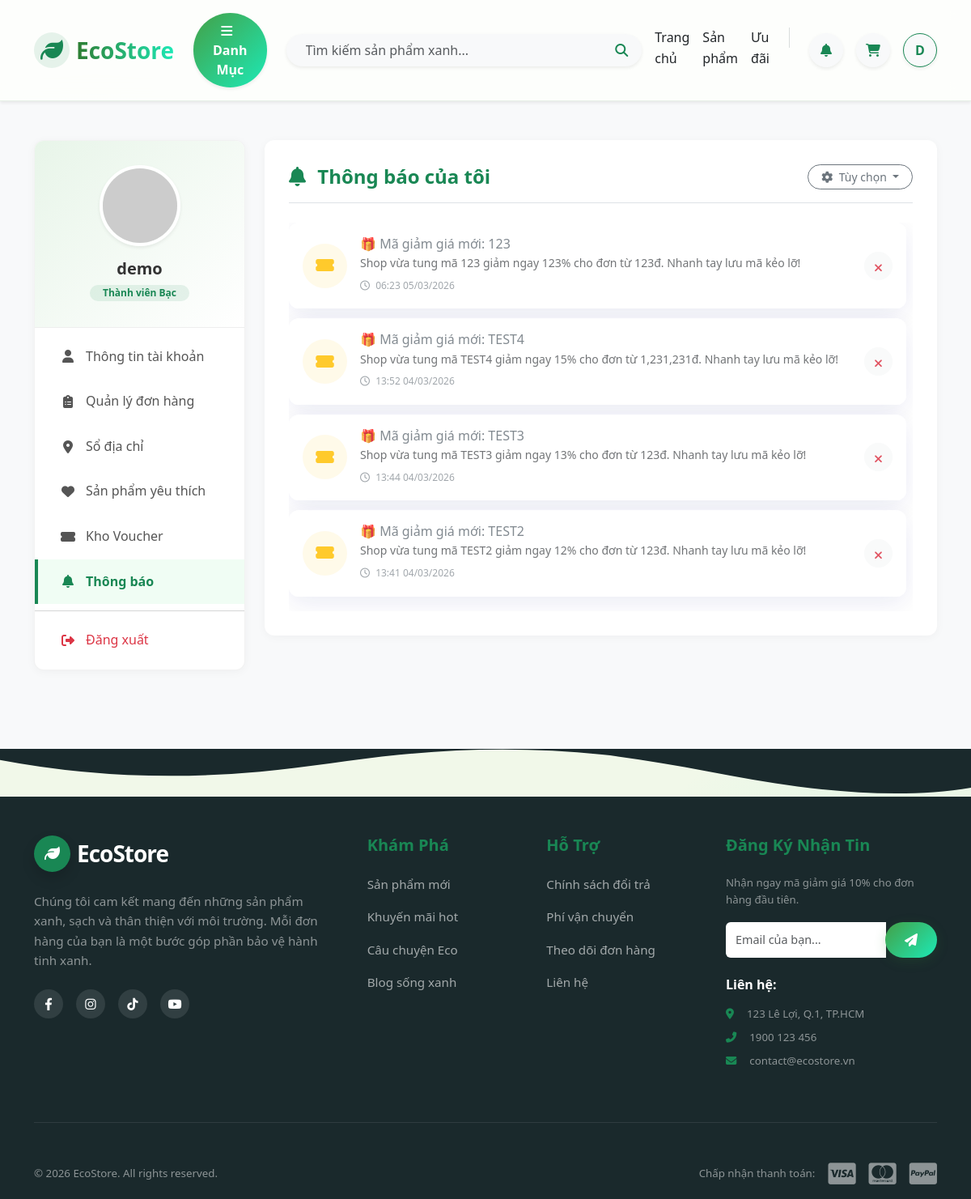
The app's page /public/account?page=notification (signed in) with its own data.
### tables this page shows
CREATE TABLE `users` (
  `id` bigint UNSIGNED NOT NULL,
  `email` varchar(255) NOT NULL,
  `password_hash` varchar(255) DEFAULT NULL,
  `name` varchar(200) DEFAULT NULL,
  `phone` varchar(50) DEFAULT NULL,
  `avatar_url` text,
  `status` tinyint DEFAULT '1',
  `role_id` bigint UNSIGNED DEFAULT NULL,
  `google_id` varchar(255) DEFAULT NULL,
  `email_verified` tinyint DEFAULT '0',
  `verification_token` varchar(255) DEFAULT NULL COMMENT 'Mã gửi qua mail',
  `reset_token` varchar(255) DEFAULT NULL COMMENT 'Mã quên mật khẩu (OTP)',
  `reset_token_expire` datetime DEFAULT NULL COMMENT 'Hạn sử dụng mã OTP',
  `created_at` timestamp NULL DEFAULT CURRENT_TIMESTAMP,
  `updated_at` timestamp NULL DEFAULT CURRENT_TIMESTAMP ON UPDATE CURRENT_TIMESTAMP,
  `last_login_at` datetime DEFAULT NULL,
  `metadata` json DEFAULT NULL
);

CREATE TABLE `notifications` (
  `id` bigint UNSIGNED NOT NULL,
  `user_id` bigint UNSIGNED DEFAULT NULL,
  `type` varchar(50) DEFAULT NULL,
  `title` text,
  `message` text,
  `is_read` tinyint DEFAULT '0',
  `sent_via` varchar(20) DEFAULT NULL,
  `metadata` json DEFAULT NULL,
  `created_at` timestamp NULL DEFAULT CURRENT_TIMESTAMP
);

### app/Controllers/Client/AccountController.php (called while the page is built, shortened)
<?php
class AccountController extends Controller
{
    public function index()
    {
        $userId = $_SESSION['user_id'];
        $userModel = $this->model('User');
        $user = $userModel->find($userId);
        $currentPage = $_GET['page'] ?? 'info';
        $data = [
            'user' => $user,
            'current_page' => $currentPage,
            'page_title' => 'Tài khoản của tôi',
        ];
        if ($currentPage == 'notification') {
            $notificationModel = $this->model('Notification');
            $data['notifications'] = $notificationModel->getUserNotifications($userId, 50, 0);
        }
        $this->view('client/account/profile', $data);
    }
}

### app/Core/App.php (called while the page is built, shortened)
<?php
class App {
    protected $controller = 'HomeController';
    protected $method = 'index';
    public function __construct() {
        $url = $this->parseUrl();
        if (isset($url[0]) && strtolower($url[0]) == 'admin') {
            array_shift($url);
            $folder = 'Admin';
            $this->controller = 'DashboardController';
            if (isset($url[0])) {
                $controllerName = $this->convertToPascalCase($url[0]) . 'Controller';
                if (file_exists('../app/Controllers/Admin/' . $controllerName . '.php')) {
                    $this->controller = $controllerName;
                    array_shift($url);
                }
            }
        } else {
            $folder = 'Client';
            if (isset($url[0])) {
                $controllerName = $this->convertToPascalCase($url[0]) . 'Controller';
                if (file_exists('../app/Controllers/Client/' . $controllerName . '.php')) {
                    $this->controller = $controllerName;
                    array_shift($url);
                }
            }
        }
        $file = '../app/Controllers/' . $folder . '/' . $this->controller . '.php';
        if (file_exists($file)) {
            $this->controller = new $class;
        } else {
            die("Lỗi 404: Controller '{$this->controller}' không tồn tại.");
        }
        $this->params = $url ? array_values($url) : [];
        call_user_func_array([$this->controller, $this->method], $this->params);
    }
    public function parseUrl() {
        if (isset($_GET['url'])) {
            return explode('/', filter_var(rtrim($_GET['url'], '/'), FILTER_SANITIZE_URL));
        }
        return [];
    }
    private function convertToPascalCase($string) {
        return str_replace(' ', '', ucwords(str_replace('-', ' ', $string)));
    }
}

### public/index.php (called while the page is built, shortened)
<?php
$app = new App();

### app/Core/Database.php (called while the page is built, shortened)
<?php
class Database {
    private static $instance = null;
    private $connection;
    private function __construct() {
        $config = require __DIR__ . '/../../config/database.php';
        $dsn = "mysql:host={$config['host']};dbname={$config['dbname']};charset={$config['charset']}";
        try {
            $this->connection = new PDO($dsn, $config['user'], $config['pass']);
            $this->connection->setAttribute(PDO::ATTR_ERRMODE, PDO::ERRMODE_EXCEPTION);
            $this->connection->setAttribute(PDO::ATTR_DEFAULT_FETCH_MODE, PDO::FETCH_ASSOC);
        } catch (PDOException $e) {
            die("DB Connection Error: " . $e->getMessage());
        }
    }
    public static function getInstance() {
        if (!self::$instance) {
            self::$instance = new Database();
        }
        return self::$instance;
    }
    public function query($sql, $params = []) {
        try {
            $stmt = $this->connection->prepare($sql);
            $stmt->execute($params);
            return $stmt;
        } catch (PDOException $e) {
            die("Lỗi truy vấn SQL: " . $e->getMessage());
        }
    }
    public function fetch($sql, $params = []) {
        return $this->query($sql, $params)->fetch();
    }
    public function fetchAll($sql, $params = []) {
        return $this->query($sql, $params)->fetchAll();
    }
}

### config/database.php (called while the page is built)
<?php
return [
    'host' => $_ENV['DB_HOST'] ?? 'localhost',
    'dbname' => $_ENV['DB_DATABASE'] ?? 'ecostore',
    'user' => $_ENV['DB_USERNAME'] ?? 'root',
    'pass' => $_ENV['DB_PASSWORD'] ?? '',
    'charset' => 'utf8mb4'
];

### app/Core/Model.php (called while the page is built, shortened)
<?php
abstract class Model {
    protected $table;
    protected $db;
    public function __construct() {
        $this->db = Database::getInstance();
    }
    public function find($id) {
        $sql = "SELECT * FROM {$this->table} WHERE id = ?";
        return $this->db->fetch($sql, [$id]);
    }
}

### app/Models/Notification.php (called while the page is built, shortened)
<?php
class Notification extends Model {
    protected $table = 'notifications';
    public function getUserNotifications($userId, $limit = 10, $offset = 0) {
        $sql = "SELECT * FROM {$this->table}
                WHERE user_id = ?
                ORDER BY created_at DESC
                LIMIT $limit OFFSET $offset";
        $result = $this->db->fetchAll($sql, [$userId]);
        return is_array($result) ? $result : [];
    }
}

### app/Views/client/account/parts/notifications.php (the view, shortened to what this page needs)
<div class="d-flex justify-content-between align-items-center mb-4 pb-3 border-bottom">
    <h4 class="fw-bold text-success m-0"><i class="fas fa-bell me-2"></i> Thông báo của tôi</h4>
    <?php if(!empty($notifications)): ?>
        <div class="dropdown">
            <button class="btn btn-sm btn-outline-secondary rounded-pill px-3 dropdown-toggle" type="button" data-bs-toggle="dropdown">
                <i class="fas fa-cog me-1"></i> Tùy chọn
            </button>
        </div>
    <?php endif; ?>
</div>
<div class="notification-scroll-container pb-2">
    <?php if(!empty($notifications)): ?>
        <?php foreach($notifications as $notif): ?>
            <?php
                $icon = 'fa-bell text-secondary';
                $iconBg = 'bg-secondary bg-opacity-10';
                $link = '#';
                if ($notif['type'] == 'order_completed') {
                    $icon = 'fa-box-open text-success';
                    $iconBg = 'bg-success bg-opacity-10';
                    $link = "/MY_WEB/public/account?page=orders";
                } elseif ($notif['type'] == 'new_coupon') {
                    $icon = 'fa-ticket-alt text-warning';
                    $iconBg = 'bg-warning bg-opacity-10';
                    $link = "/MY_WEB/public/offer";
                } else {
                    $icon = 'fa-info-circle text-primary';
                    $iconBg = 'bg-primary bg-opacity-10';
                    $link = "/MY_WEB/public/account?page=orders";
                }
                $cardClass = ($notif['is_read'] == 0) ? 'notif-unread' : 'notif-read';
            ?>
            <div class="card notif-card <?= $cardClass ?>" id="notif-<?= $notif['id'] ?>">
                <div class="card-body p-3 d-flex align-items-center gap-3 cursor-pointer" onclick="handleNotificationClick(event, <?= $notif['id'] ?>, '<?= $link ?>')">
                    <div class="d-flex align-items-center justify-content-center rounded-circle <?= $iconBg ?>" style="width: 55px; height: 55px; flex-shrink: 0;">
                        <i class="fas <?= $icon ?> fs-5"></i>
                    </div>
                    <div class="flex-grow-1" style="cursor: pointer;">
                        <h6 class="notif-title mb-1"><?= htmlspecialchars($notif['title']) ?></h6>
                        <p class="text-muted small mb-1" style="line-height: 1.4;">
                            <?= nl2br(htmlspecialchars($notif['message'])) ?>
                        </p>
                        <small class="text-secondary opacity-75" style="font-size: 0.75rem;">
                            <i class="far fa-clock me-1"></i>
                            <?= date('H:i d/m/Y', strtotime($notif['created_at'])) ?>
                        </small>
                    </div>
                    <div class="ms-auto ps-2" style="flex-shrink: 0;">
                        <button class="btn btn-sm btn-light text-danger rounded-circle p-2 shadow-none"
                                onclick="deleteSingleNotification(event, <?= $notif['id'] ?>, <?= $notif['is_read'] ?>)"
                                title="Xóa thông báo này" style="width: 35px; height: 35px;">
                            <i class="fas fa-times"></i>
                        </button>
                    </div>
                </div>
            </div>
        <?php endforeach; ?>
    <?php endif; ?>
</div>

### app/Views/client/account/profile.php (shortened to what this page needs)
<?php require_once '../app/Views/layouts/client/header.php'; ?>
<div class="bg-light min-vh-100 py-5">
    <div class="container">
        <div class="row">
            <div class="col-lg-3 mb-4">
                <div class="profile-sidebar">
                    <div class="profile-user-info">
                        <?php
                        $avatar = !empty($user['avatar_url']) ? "/MY_WEB/public/" . $user['avatar_url'] : "https://ui-avatars.com/api/?name=" . urlencode($user['name']) . "&background=2e7d32&color=fff";
                        ?>
                        <img src="<?= $avatar ?>" class="rounded-circle mb-3 border border-4 border-white shadow-sm" width="100" height="100">
                        <h5 class="fw-bold mb-1"><?= htmlspecialchars($user['name']) ?></h5>
                        <div class="badge bg-success bg-opacity-10 text-success rounded-pill px-3">Thành viên Bạc</div>
                    </div>
                    <div class="profile-menu py-2">
                        <a href="/MY_WEB/public/account?page=info" class="<?= ($current_page == 'info') ? 'active' : '' ?>">
                            <i class="fas fa-user"></i> Thông tin tài khoản
                        </a>
                        <a href="/MY_WEB/public/account?page=orders" class="<?= ($current_page == 'orders') ? 'active' : '' ?>">
                            <i class="fas fa-clipboard-list"></i> Quản lý đơn hàng
                        </a>
                        <a href="/MY_WEB/public/account?page=address" class="<?= ($current_page == 'address') ? 'active' : '' ?>">
                            <i class="fas fa-map-marker-alt"></i> Sổ địa chỉ
                        </a>
                        <a href="/MY_WEB/public/account?page=wishlist" class="<?= ($current_page == 'wishlist') ? 'active' : '' ?>">
                            <i class="fas fa-heart"></i> Sản phẩm yêu thích
                        </a>
                        <a href="/MY_WEB/public/account?page=voucher" class="<?= ($current_page == 'voucher') ? 'active' : '' ?>">
                            <i class="fas fa-ticket-alt"></i> Kho Voucher
                        </a>
                        <a href="/MY_WEB/public/account?page=notification" class="<?= ($current_page == 'notification') ? 'active' : '' ?>">
                            <i class="fas fa-bell"></i> Thông báo
                        </a>
                        <hr class="my-2 text-muted opacity-25">
                        <a href="/MY_WEB/public/auth/logout" class="text-danger">
                            <i class="fas fa-sign-out-alt"></i> Đăng xuất
                        </a>
                    </div>
                </div>
            </div>
            <div class="col-lg-9">
                <div class="profile-content">
                    <?php
                    switch ($current_page) {
                        case 'notification':
                            require_once 'parts/notifications.php';
                            break;
                    }
                    ?>
                </div>
            </div>
        </div>
    </div>
</div>
<?php require_once '../app/Views/layouts/client/footer.php'; ?>

### public/assets/css/global.css (style rules this page uses)
:root { --eco-primary: #2e7d32; --eco-light: #4caf50; --eco-dark: #1b5e20; --gradient-main: linear-gradient(135deg, #43a047 0%, #1de9b6 100%); --gradient-hover: linear-gradient(135deg, #2e7d32 0%, #00bfa5 100%); --gradient-text: linear-gradient(to right, #2e7d32, #1de9b6); --bg-body: #f1f8e9; --glass-bg: rgba(255, 255, 255, 0.7); --glass-border: rgba(255, 255, 255, 0.5); --glass-shadow: 0 8px 32px 0 rgba(31, 38, 135, 0.1); --font-main: 'Segoe UI', Tahoma, Geneva, Verdana, sans-serif; --radius-card: 16px; --radius-btn: 50px; }
body { font-family: var(--font-main); background-color: var(--bg-body); background-image: radial-gradient(circle at 10% 20%, rgba(46, 125, 50, 0.05) 0%, transparent 20%), radial-gradient(circle at 90% 80%, rgba(29, 233, 182, 0.1) 0%, transparent 20%); color: #333; line-height: 1.6; }
.card { background: var(--glass-bg) !important; -webkit-backdrop-filter: blur(10px); backdrop-filter: blur(10px) !important; border: 1px solid var(--glass-border) !important; border-radius: var(--radius-card) !important; box-shadow: var(--glass-shadow) !important; transition: transform 0.3s ease, box-shadow 0.3s ease; }

### public/assets/css/home.css (style rules this page uses)
:root { --eco-primary: #198754; --eco-dark: #0f5132; --eco-light: #e8f5e9; --eco-gradient: linear-gradient(135deg, #11998e 0%, #38ef7d 100%); }

### public/assets/css/product.css (style rules this page uses)
.card-body { padding: 1.25rem; background: white; z-index: 2; position: relative; }
@media (min-width: 992px) { .col-lg-3 { height: 100%; } }

### public/assets/css/auth-profile.css (style rules this page uses)
.profile-sidebar { background: white; border-radius: 20px; box-shadow: 0 10px 30px rgba(0,0,0,0.03); overflow: hidden; height: 100%; border: 1px solid rgba(0,0,0,0.05); }

### app/Views/client/account/profile.php (style rules this page uses)
.profile-sidebar { background: #fff; border-radius: 12px; box-shadow: 0 2px 12px rgba(0, 0, 0, 0.04); overflow: hidden; }
.profile-user-info { background: linear-gradient(135deg, #e8f5e9 0%, #fff 100%); padding: 30px 20px; text-align: center; border-bottom: 1px solid #eee; }
.profile-menu a { display: flex; align-items: center; padding: 15px 25px; color: #555; text-decoration: none; font-weight: 500; transition: all 0.2s; border-left: 4px solid transparent; }
.profile-menu a.active { background-color: #f0fdf4; color: var(--eco-primary); border-left-color: var(--eco-primary); font-weight: 700; }
.profile-menu a i { width: 24px; margin-right: 10px; text-align: center; }
.profile-content { background: #fff; border-radius: 12px; box-shadow: 0 2px 12px rgba(0, 0, 0, 0.04); padding: 30px; min-height: 500px; }

### app/Views/client/account/parts/notifications.php (style rules this page uses)
.notification-scroll-container { max-height: 480px; overflow-y: auto; overflow-x: hidden; padding-right: 8px; }
.notif-card { transition: all 0.2s ease; border-radius: 12px !important; margin-bottom: 12px; overflow: hidden; border: 1px solid #eee; }
.notif-read { background-color: #f8f9fa; opacity: 0.85; }
.notif-read .notif-title { color: #6c757d; font-weight: 500; }

### records on screen
users: name "demo"
notifications: title "🎁 Mã giảm giá mới: 123", message "Shop vừa tung mã 123 giảm ngay 123% cho đơn từ 123đ. Nhanh tay lưu mã kẻo lỡ!", created_at "06:23 05/03/2026"
notifications: title "🎁 Mã giảm giá mới: TEST4", message "Shop vừa tung mã TEST4 giảm ngay 15% cho đơn từ 1,231,231đ. Nhanh tay lưu mã kẻo lỡ!", created_at "13:52 04/03/2026"
notifications: title "🎁 Mã giảm giá mới: TEST3", message "Shop vừa tung mã TEST3 giảm ngay 13% cho đơn từ 123đ. Nhanh tay lưu mã kẻo lỡ!", created_at "13:44 04/03/2026"
notifications: title "🎁 Mã giảm giá mới: TEST2", message "Shop vừa tung mã TEST2 giảm ngay 12% cho đơn từ 123đ. Nhanh tay lưu mã kẻo lỡ!", created_at "13:41 04/03/2026"

### other values on screen
substr($_SESSION['user_name'], 0, 1) "D"
